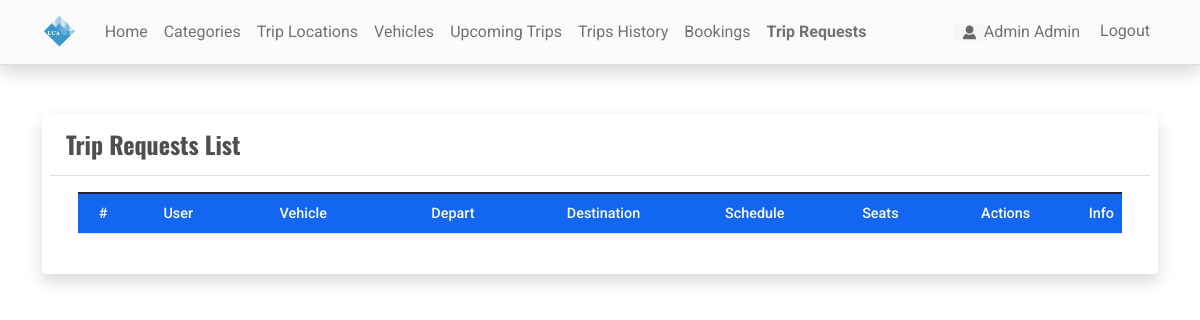
/trip_request_list/ (signed in), run on an earlier commit of the app's database.
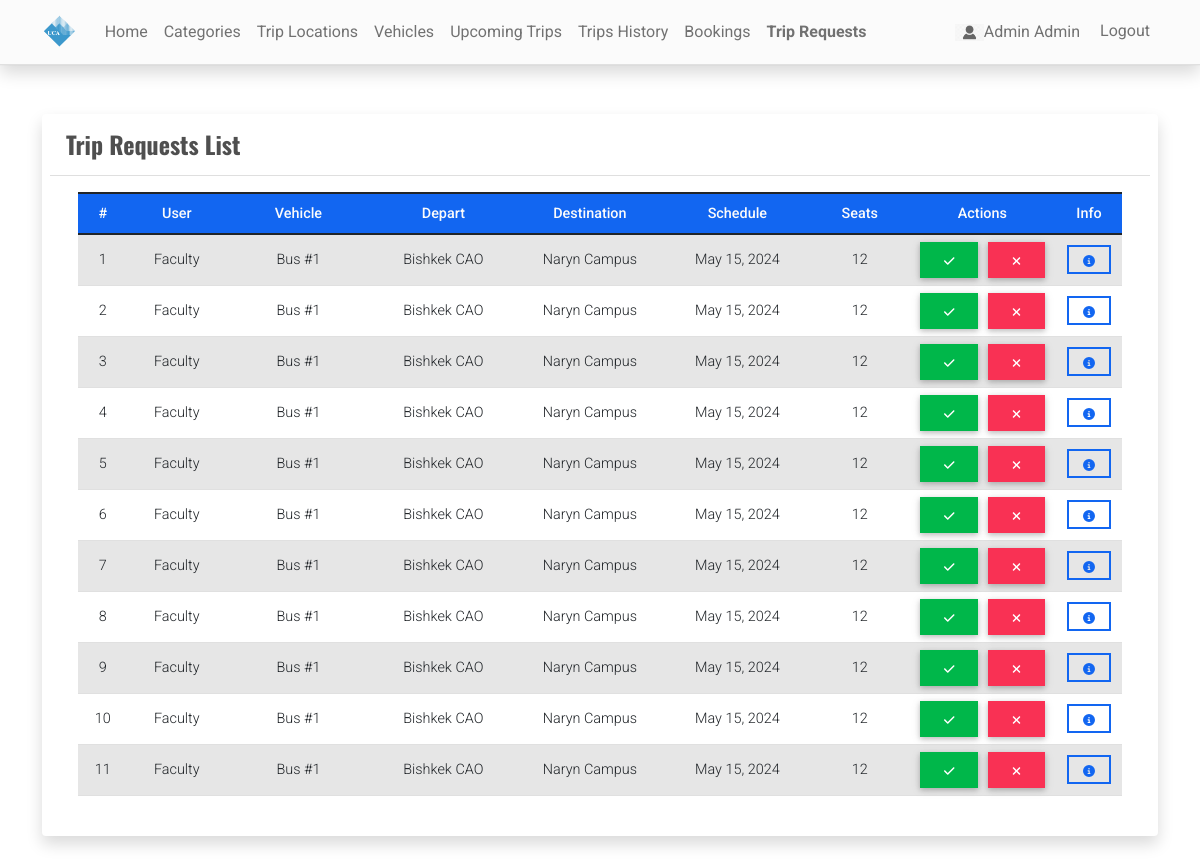
And on a later commit of the database.
### reservationApp/models.py (models this page shows, shortened)
class TripRequest(models.Model):
    user = models.ForeignKey(User, on_delete=models.CASCADE)
    bus = models.ForeignKey(Bus,on_delete=models.CASCADE)
    depart = models.ForeignKey(Location,on_delete=models.CASCADE, related_name='request_depart_location')
    destination = models.ForeignKey(Location,on_delete=models.CASCADE, related_name='request_destination')
    schedule= models.DateField()
    seats= models.IntegerField(null=True)
    status = models.CharField(max_length=10, choices=(('active', 'Active'), ('cancelled', 'Cancelled'), ('accepted', 'Accepted'), ('rejected', 'Rejected')), default='active')
    date_created = models.DateField(default=timezone.now)
    date_updated = models.DateField(auto_now=True)
    description = models.TextField(null=True)

class Bus(models.Model):
    category = models.ForeignKey(Category,on_delete=models.CASCADE, blank= True, null = True)
    bus_number = models.CharField(max_length=250)
    seats = models.FloatField(max_length=5, default=0)
    status = models.CharField(max_length=2, choices=(('1','Active'),('2','Inactive')), default=1)
    date_created = models.DateTimeField(default=timezone.now)
    date_updated = models.DateTimeField(auto_now=True)

class Location(models.Model):
    location = models.CharField(max_length=250)
    status = models.CharField(max_length=2, choices=(('1','Active'),('2','Inactive')), default=1)
    date_created = models.DateTimeField(default=timezone.now)
    date_updated = models.DateTimeField(auto_now=True)

### reservationApp/views.py (the view)
# urls.py: path('trip_request_list/', views.trip_request_list, name='trip_request_list'),
@user_passes_test(admin_check)
def trip_request_list(request):
    trip_requests = TripRequest.objects.filter(status='active')
    return render(request, 'trip_request_list.html', {'trip_requests': trip_requests})

### reservationApp/views.py (called while the page is built)
def admin_check(user):
    return user.is_staff

### reservationApp/templates/trip_request_list.html (shortened to what this page needs)
{% extends 'base.html' %}
{% load humanize %}
{% block pageContent %}
<div class="col-lg-12 col-md-12 col-sm-12 col-xs-12">
    <div class="card card-default p-2 shadow ">
        <div class="card-header">
            <div class="d-flex w-100 align-items-center justify-content-between">
                <h4 class="card-title fw-bold">Trip Requests List</h4>
            </div>
        </div>
        <div class="card-body">
            <div class="container-fluid">
            <table class="table table-striped" id="trip_request-list">
                <colgroup>
                    <col width="5%">
                    <col width="10%">
                    <col width="15%">
                    <col width="15%">
                    <col width="15%">
                    <col width="15%">
                    <col width="10%">
                    <col width="25%">
                </colgroup>
                <thead>
                    <tr class="bg-primary bg-opacity-50 text-light">
                        <th class="px-2 py-2 text-center">#</th>
                        <th class="px-2 py-2 text-center">User</th>
                        <th class="px-2 py-2 text-center">Vehicle</th>
                        <th class="px-2 py-2 text-center">Depart</th>
                        <th class="px-2 py-2 text-center">Destination</th>
                        <th class="px-2 py-2 text-center">Schedule</th>
                        <th class="px-2 py-2 text-center">Seats</th>
                        <th class="px-2 py-2 text-center">Actions</th>
                        <th class="px-2 py-2 text-center">Info</th>
                    </tr>
                </thead>
                <tbody class="text-center">
                    {% for trip_request in trip_requests %}
                    <tr>
                        <td class="px-2 py-1 align-middle">{{ forloop.counter }}</td>
                        <td class="px-1 py-1 align-middle text-center">{{ trip_request.user.username }}</td>
                        <td class="px-1 py-1 align-middle text-center">{{ trip_request.bus.bus_number }}</td>
                        <td class="px-1 py-1 align-middle text-center">{{ trip_request.depart.location }}</td>
                        <td class="px-1 py-1 align-middle text-center">{{ trip_request.destination.location }}</td>
                        <td class="px-1 py-1 align-middle text-center">{{ trip_request.schedule }}</td>
                        <td class="px-1 py-1 align-middle text-center">{{ trip_request.seats }}</td>
                        <td class="px-2 py-1 align-middle text-center">
                            <form method="post" action="{% url 'handle_request' trip_request.id %}">
                                <button class="btn btn-success" type="submit" name="action" value="accept"><i class="fa fa-check" aria-hidden="true"></i></button>
                                <button class="btn btn-danger" type="submit" name="action" value="reject"><i class="fa fa-times" aria-hidden="true"></i></button>
                            </form>
                        </td>
                        <td class="px-2 py-1 align-middle text-center">
                            <button type="button" class="btn btn-outline-primary btn-sm view-data" data-bs-toggle="modal" data-bs-target="#tripRequestModal{{trip_request.id}}">
                                <i class="fa fa-info-circle" aria-hidden="true"></i>
                            </button>
                        </td>
                    </tr>
                    {% endfor %}
                </tbody>
            </table>
        </div>
    </div>
</div>
{% endblock pageContent %}

What changed in the data, as far as the page shows it:
added TripRequest: user.username "Faculty", bus.bus_number "Bus #1", depart.location "Bishkek CAO", destination.location "Naryn Campus", schedule "May 15, 2024", seats "12"
added TripRequest: user.username "Faculty", bus.bus_number "Bus #1", depart.location "Bishkek CAO", destination.location "Naryn Campus", schedule "May 15, 2024", seats "12"
added TripRequest: user.username "Faculty", bus.bus_number "Bus #1", depart.location "Bishkek CAO", destination.location "Naryn Campus", schedule "May 15, 2024", seats "12"
added TripRequest: user.username "Faculty", bus.bus_number "Bus #1", depart.location "Bishkek CAO", destination.location "Naryn Campus", schedule "May 15, 2024", seats "12"
added TripRequest: user.username "Faculty", bus.bus_number "Bus #1", depart.location "Bishkek CAO", destination.location "Naryn Campus", schedule "May 15, 2024", seats "12"
added TripRequest: user.username "Faculty", bus.bus_number "Bus #1", depart.location "Bishkek CAO", destination.location "Naryn Campus", schedule "May 15, 2024", seats "12"
added TripRequest: user.username "Faculty", bus.bus_number "Bus #1", depart.location "Bishkek CAO", destination.location "Naryn Campus", schedule "May 15, 2024", seats "12"
added TripRequest: user.username "Faculty", bus.bus_number "Bus #1", depart.location "Bishkek CAO", destination.location "Naryn Campus", schedule "May 15, 2024", seats "12"
added TripRequest: user.username "Faculty", bus.bus_number "Bus #1", depart.location "Bishkek CAO", destination.location "Naryn Campus", schedule "May 15, 2024", seats "12"
added TripRequest: user.username "Faculty", bus.bus_number "Bus #1", depart.location "Bishkek CAO", destination.location "Naryn Campus", schedule "May 15, 2024", seats "12"
added TripRequest: user.username "Faculty", bus.bus_number "Bus #1", depart.location "Bishkek CAO", destination.location "Naryn Campus", schedule "May 15, 2024", seats "12"
